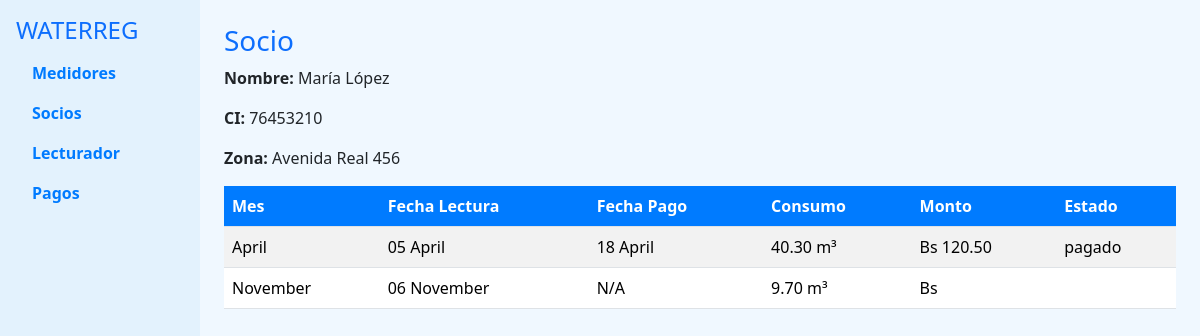
Page /informacion_socio.php?usuario_id=2 on the committed database.
### tables this page shows
CREATE TABLE `usuarios` (
  `usuario_id` bigint(20) NOT NULL,
  `nombre` text DEFAULT NULL,
  `direccion` text DEFAULT NULL,
  `telefono` text DEFAULT NULL,
  `email` text DEFAULT NULL,
  `fecha_registro` date DEFAULT NULL,
  `estado` text DEFAULT NULL
);

CREATE TABLE `facturacion` (
  `factura_id` bigint(20) NOT NULL,
  `consumo_id` bigint(20) DEFAULT NULL,
  `monto` decimal(10,2) DEFAULT NULL,
  `fecha_emision` date DEFAULT NULL,
  `fecha_vencimiento` date DEFAULT NULL,
  `estado` text DEFAULT NULL
);

CREATE TABLE `consumos` (
  `consumo_id` bigint(20) NOT NULL,
  `medidor_id` bigint(20) DEFAULT NULL,
  `fecha_lectura` date DEFAULT NULL,
  `lectura_anterior` decimal(10,2) DEFAULT NULL,
  `lectura_actual` decimal(10,2) DEFAULT NULL,
  `consumo_m3` decimal(10,2) DEFAULT NULL,
  `observaciones` text DEFAULT NULL
);

### informacion_socio.php (the view, shortened to what this page needs)
<?php
include 'conexion.php';
$usuario_id = $_GET['usuario_id'];
$usuario_query = "SELECT nombre, telefono, direccion FROM usuarios WHERE usuario_id = $usuario_id";
$usuario_result = $conexion->query($usuario_query);
$usuario = $usuario_result->fetch_assoc();
$consumos_query = "
    SELECT
        DATE_FORMAT(consumos.fecha_lectura, '%d %M') AS fecha_lectura,
        DATE_FORMAT(pagos.fecha_pago, '%d %M') AS fecha_pago,
        consumos.consumo_m3,
        facturacion.monto,
        facturacion.estado
    FROM consumos
    LEFT JOIN facturacion ON consumos.consumo_id = facturacion.consumo_id
    LEFT JOIN pagos ON facturacion.factura_id = pagos.factura_id
    WHERE consumos.medidor_id IN (SELECT medidor_id FROM medidores WHERE usuario_id = $usuario_id)";
$consumos_result = $conexion->query($consumos_query);
?>
<!DOCTYPE html>
<html lang="es">
<head>
    <link rel="stylesheet" href="css/bootstrap.min.css">
</head>
<body>
<div class="container-fluid">
    <div class="row">
        <nav class="col-md-2 sidebar p-3">
            <h4 class="text-primary">WATERREG</h4>
            <ul class="nav flex-column">
                <li class="nav-item">
                    <a class="nav-link" href="index.php">Medidores</a>
                </li>
                <li class="nav-item">
                    <a class="nav-link active" href="lista_socios.php">Socios</a>
                </li>
                <li class="nav-item">
                    <a class="nav-link" href="registrar_consumo.php">Lecturador</a>
                </li>
                <li class="nav-item">
                    <a class="nav-link" href="#">Pagos</a>
                </li>
            </ul>
        </nav>
        <main class="col-md-10 p-4">
            <h3 class="text-primary">Socio</h3>
            <p><strong>Nombre:</strong> <?php echo $usuario['nombre']; ?></p>
            <p><strong>CI:</strong> <?php echo $usuario['telefono']; ?></p>
            <p><strong>Zona:</strong> <?php echo $usuario['direccion']; ?></p>
            <table class="table table-striped">
                <thead>
                    <tr>
                        <th>Mes</th>
                        <th>Fecha Lectura</th>
                        <th>Fecha Pago</th>
                        <th>Consumo</th>
                        <th>Monto</th>
                        <th>Estado</th>
                    </tr>
                </thead>
                <tbody>
                    <?php while ($consumo = $consumos_result->fetch_assoc()) { ?>
                    <tr>
                        <td><?php echo date("F", strtotime($consumo['fecha_lectura'])); ?></td>
                        <td><?php echo $consumo['fecha_lectura']; ?></td>
                        <td><?php echo $consumo['fecha_pago'] ?? 'N/A'; ?></td>
                        <td><?php echo $consumo['consumo_m3'] . " m³"; ?></td>
                        <td><?php echo "Bs " . $consumo['monto']; ?></td>
                        <td><?php echo $consumo['estado']; ?></td>
                    </tr>
                    <?php } ?>
                </tbody>
            </table>
        </main>
    </div>
</div>
</body>
</html>

### informacion_socio.php (style rules this page uses)
body { background-color: #f0f8ff; }
.sidebar { background-color: #e3f2fd; min-height: 100vh; }
.sidebar a { color: #007bff; font-weight: bold; text-decoration: none; }
.table th { background-color: #007bff; color: white; }
.text-primary { color: #007bff; }

### rows in the picture
usuarios: nombre "María López", telefono "76453210", direccion "Avenida Real 456"
facturacion: fecha_lectura "April", fecha_lectura "05 April", fecha_pago "18 April", consumo.consumo_m3 "40.30", monto "120.50", estado "pagado"
consumos: fecha_lectura "November", fecha_lectura "06 November", fecha_pago "N/A", consumo_m3 "9.70"
